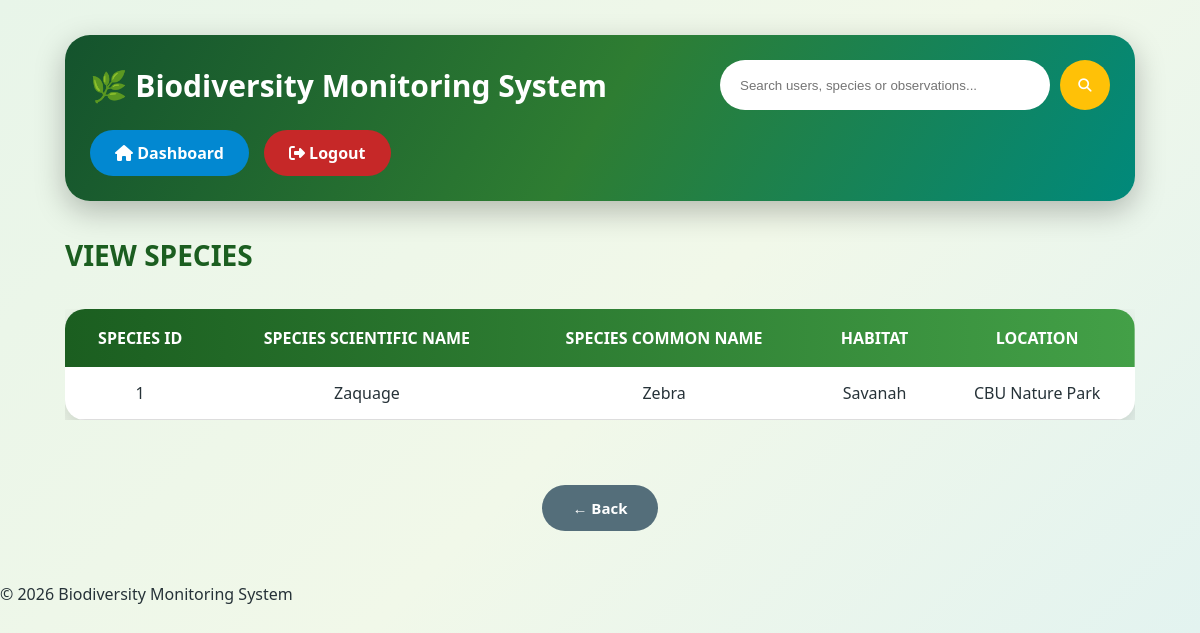
Page /view_species (signed in) on the earlier database version.
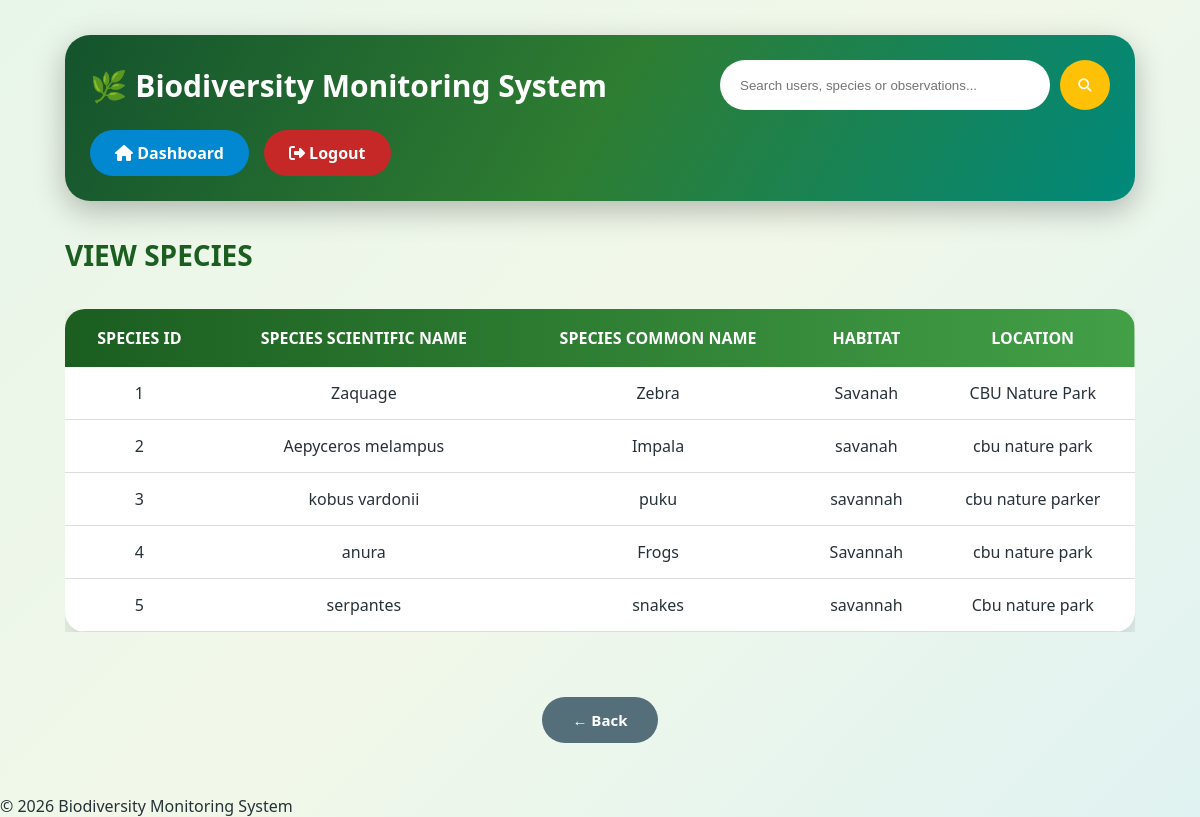
Same page on the later database version.
### models.py (models this page shows, shortened)
class Species(db.Model):
    __tablename__ = "species"
    id = db.Column(db.Integer, primary_key=True)
    scientificName = db.Column(db.String(50), nullable=False)
    specie_Common_Name = db.Column(db.String(50), nullable=False)
    specie_Habitat = db.Column(db.String(50), nullable=False, default="savannah")
    location = db.Column(db.String(50), nullable=False, default="CBU Nature Park")
    observations = db.relationship("Observation",backref="species",lazy=True,
        cascade="all, delete-orphan")

### app.py (the view)
@app.route("/view_species")
@login_required
@role_required("field_officer","admin","viewer")
def view_species():
    species_list = Species.query.all()
    return render_template("view_species.html", species_list=species_list)

### app.py (called while the page is built)
def login_required(f):
    @wraps(f)
    def decorated_function(*args, **kwargs):
        if 'user_id' not in session:
            return redirect(url_for('login'))
        return f(*args, **kwargs)
    return decorated_function

def role_required(*roles):
    def decorator(f):
        @wraps(f)
        def decorated_function(*args, **kwargs):
            if 'user_id' not in session:
                return redirect(url_for('login'))
            if session.get('role') not in roles:
                return "Access Denied", 403
            return f(*args, **kwargs)
        return decorated_function
    return decorator

### templates/view_species.html (shortened to what this page needs)
{% extends "base.html" %}
{% block css %}
<link rel="stylesheet" href="{{ url_for('static', filename='table.css') }}">
{% endblock %}
{% block content %}
<div class="admin-container">
    <header class="top-bar">
        <div class="logo">
            <h1>🌿 Biodiversity Monitoring System</h1>
        </div>
        <form action="{{ url_for('search') }}" method="GET" class="search-form">
            <input type="text" name="search" placeholder="Search users, species or observations..." value="{{ search if search else '' }}">
            <button type="submit">
                 <i class="fa-solid fa-magnifying-glass"></i>
            </button>
        </form>
        <div class="nav-buttons">
            <a href="{{ url_for('admin') }}" class="nav-btn">
                <i class="fa-solid fa-house"></i>
                Dashboard
            </a>
            <a href="{{ url_for('logout') }}" class="logout-btn">
                <i class="fa-solid fa-right-from-bracket"></i>
                Logout
            </a>
        </div>
    </header>
    <h2 class="section-title"> VIEW SPECIES</h2>
    <div class="table-container">
        <table>
            <thead>
                <tr>
                    <th>SPECIES ID</th>
                    <th>SPECIES SCIENTIFIC NAME </th>
                    <th>SPECIES COMMON NAME </th>
                    <th>HABITAT</th>
                    <th>LOCATION</th>
                </tr>
            </thead>
            <tbody>
                    {% for species in species_list %}
                    <tr>
                        <td>{{ species.id }}</td>
                        <td>{{ species.scientificName }}</td>
                        <td>{{ species.specie_Common_Name}}</td>
                        <td>{{ species.specie_Habitat}}</td>
                        <td>{{ species.location }}</td>
                    </tr>
                     {% endfor %}
            </tbody>
        </table>
    </div>
</div>
<button onclick="window.location.href='{{ url_for('back') }}'" class="back-btn">
    ← Back
</button>
{% endblock %}

Differences in the rows shown:
added Species: id "2", scientificName "Aepyceros melampus", specie_Common_Name "Impala", specie_Habitat "savanah", location "cbu nature park"
added Species: id "3", scientificName "kobus vardonii", specie_Common_Name "puku", specie_Habitat "savannah", location "cbu nature parker"
added Species: id "4", scientificName "anura", specie_Common_Name "Frogs", specie_Habitat "Savannah", location "cbu nature park"
added Species: id "5", scientificName "serpantes", specie_Common_Name "snakes", specie_Habitat "savannah", location "Cbu nature park"
